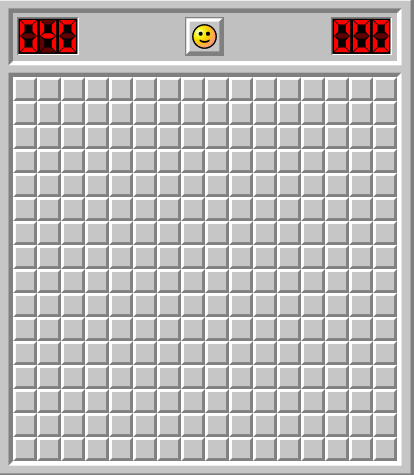
#> input picture assets/start.png, 414 x 475 px, found by its file name
$ python minesweeper.py
#> lines starting #> are read from the running program, lines starting #| are printed output that depends on the picture; after the words box and inside, x2 and y2 are one past the last pixel; in counts of white or black regions, pixels touching at a corner belong together
#> in get_centers, img is the input picture: shape (475, 414, 3); mean B, G, R 189.9, 190.1, 192.6
import cv2
import numpy as np
import sys
from PIL import ImageGrab
from matplotlib import pyplot as plt
import time
import random
import pyautogui
import os


def imageprocessing(img):
    """Get's an image array as input and returns the processed image"""

    #grayscale the image
    gray = cv2.cvtColor(img, cv2.COLOR_BGR2GRAY)
    #applying gaussianblur
    blur = cv2.GaussianBlur(gray, (5,5), 0)
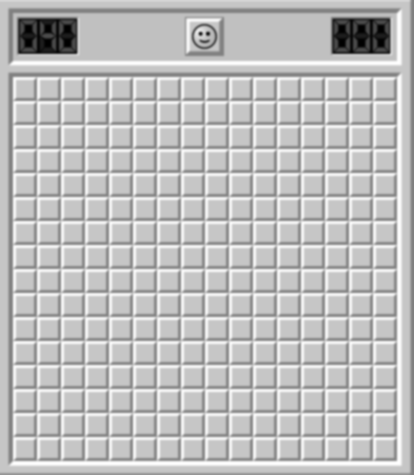
#> blur: shape (475, 414); min 0, max 255, mean 190.9
    #applying adaptivethreshold to the blurred image
    thresh = cv2.adaptiveThreshold(blur, 255, 1, 1, 11, 2)
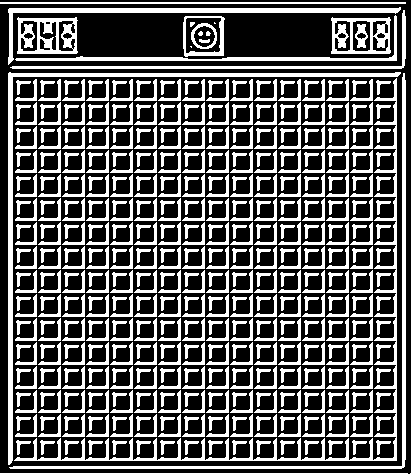
#> thresh: shape (475, 414); 36.1% white; 500 white regions (5 under 20 px)
    return thresh


# [6 lines left out: function is_similar, not called in this run]


def get_centers():
        """We get the pixel coordinates of each block's center """

        #grab a screenshot from the browser
        img = cv2.imread("c:\\users\\aris\\desktop\\minesweeper\\start.png")
        cnts, _ = cv2.findContours(imageprocessing(img), cv2.RETR_TREE, cv2.CHAIN_APPROX_SIMPLE)
#> cnts = 519 contours, 6 with area under 20; largest, box (x1, y1, x2, y2) and area: (14, 78, 397, 461) 2773, (8, 72, 401, 465) 2726, (17, 17, 78, 54) 2040, (331, 17, 391, 54) 2008, (9, 73, 406, 469) 1946
        centers = []
        for i in cnts:
            area = cv2.contourArea(i)
            M = cv2.moments(i)
            try:
                cX = int(M["m10"] / M["m00"])
                cY = int(M["m01"] / M["m00"])
            except:
                continue
            #this is the contour area the blocks have
            if area == 52.5:
                centers.append((cX+5, cY+5))
#> this loop made 519 passes
#> (area, cX, cY) on passes 1 to 3: (52.5, 380, 444), (52.5, 356, 444), (52.5, 332, 444)
#> after the loop, centers = 256 pairs, first value 25 to 385, second value 89 to 449
        #we have to reverse the list because they are in the reverse order
        centers.reverse()
        centers_array = np.array(centers)
#> centers_array has the same summary as centers
        #reshape it to 16x16
        centers_array = np.reshape(centers_array,(16,16,2))
        return centers_array


def grab_board():
        """Grab a screenshot of the board, returns the state and the board"""

        scr = ImageGrab.grab(bbox = (445, 219, 859, 694))
        state = ImageGrab.grab(bbox=(632, 237, 666, 271))
        state = np.array(state)[:,:,::-1]
        scr = np.array(scr)[:, :, ::-1]
        return state, scr

# [53 lines left out: function update_contours, not called in this run]

#now let's create the ai agent

class Sentence():
        """
        Logical statement about a Minesweeper game
        A sentence consists of a set of board cells,
        and a count of the number of those cells which are mines.
        """

        def __init__(self, cells, count):
            self.cells = set(cells)
            self.count = count

        def __eq__(self, other):
            return self.cells == other.cells and self.count == other.count

        def __str__(self):
            return f"{self.cells} = {self.count}"

        # [35 lines left out: functions known_mines, known_safes, mark_mine, mark_safe, not called in this run]


class MinesweeperAI():
        """
        Minesweeper game player
        """

        def __init__(self, height=8, width=8):

            # Set initial height and width
            self.height = height
            self.width = width

            # Keep track of which cells have been clicked on
            self.moves_made = set()

            # Keep track of cells known to be safe or mines
            self.mines = set()
            self.safes = set()

            # List of sentences about the game known to be true
            self.knowledge = []

        # [90 lines left out: functions mark_mine, mark_safe, add_knowledge, make_safe_move, make_random_move, not called in this run]

#we create the board of the game
board = -1*np.ones((16,16), dtype = np.uint8)
known = set()

#get the centers
centers_array = get_centers()
ai = MinesweeperAI(16,16)

#load the images for the numbers
pyautogui.FAILSAFE = False
empty = cv2.imread("c:\\users\\aris\\desktop\\empty.png")
one = cv2.imread("c:\\users\\aris\\desktop\\minesweeper\\1.png")
two = cv2.imread("c:\\users\\aris\\desktop\\minesweeper\\2.png")
three = cv2.imread("c:\\users\\aris\\desktop\\minesweeper\\3.png")
four = cv2.imread("c:\\users\\aris\\desktop\\minesweeper\\4.png")
templates = {"0":empty,"1":one, "2":two, "3":three, "4":four}
smiley = cv2.imread("c:\\users\\aris\\desktop\\minesweeper\\smiley.png")
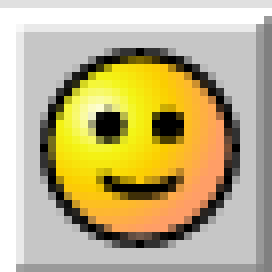
#> input picture assets/smiley.png, 34 x 34 px, found by its file name (shown 8 times larger)
#> smiley is the input picture: shape (34, 34, 3); mean B, G, R 134.9, 179.1, 192.1
sulky = cv2.imread("c:\\users\\aris\\desktop\\minesweeper\\sulky.png")
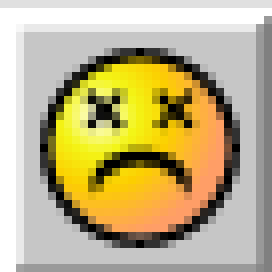
#> input picture assets/sulky.png, 34 x 34 px, found by its file name (shown 8 times larger)
#> sulky is the input picture: shape (34, 34, 3); mean B, G, R 134.7, 177.8, 190.8
states = {"ongoing": smiley, "lost": sulky}


#grab the screen and run the game until it's over
#> (the run stopped early here; a loop or call above may not have finished)
